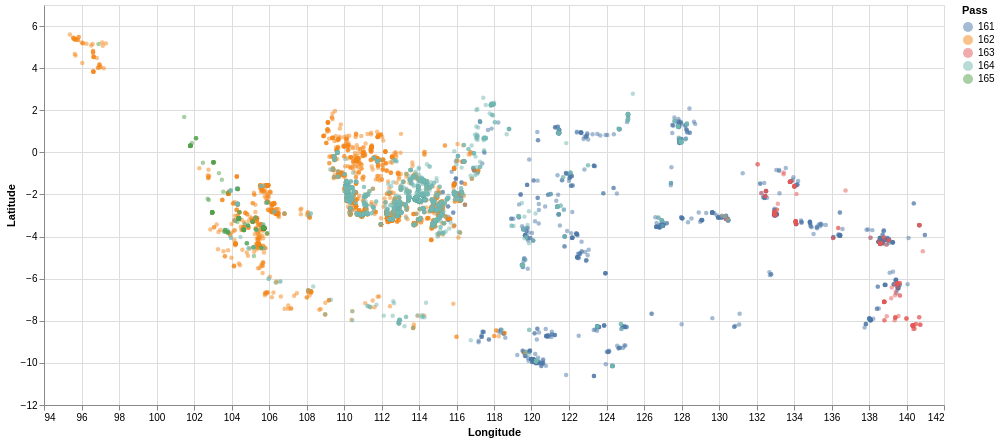

Notebook code cell kept with this figure:
### Code cell
import altair as alt

alt.data_transformers.disable_max_rows()
selected_date = "2026-08-26"

plot_df = (
    firms_with_pass
    .filter(pl.col("acq_date") == selected_date)
    .select(
        "longitude",
        "latitude",
        "pass_id",
        "acquired_at_utc",
        "province",
    )
    .to_pandas()
)

alt.Chart(plot_df).mark_circle(
    size=20,
    opacity=0.5,
).encode(
    x=alt.X(
        "longitude:Q",
        title="Longitude",
        scale=alt.Scale(domain=[94, 142]),
    ),
    y=alt.Y(
        "latitude:Q",
        title="Latitude",
        scale=alt.Scale(domain=[-12, 7]),
    ),
    color=alt.Color(
        "pass_id:N",
        title="Pass",
    ),
    tooltip=[
        "pass_id:N",
        "acquired_at_utc:T",
        "province:N",
        "longitude:Q",
        "latitude:Q",
    ],
).properties(
    width=900,
    height=400,
)

### Figure 1 — Vega-Lite specification as saved in the notebook (floating-point values rounded to 4 significant figures; data arrays with more than 128 entries replaced by an {"elided": "..."} marker saying what was removed)
{"config": {"view": {"continuousWidth": 300, "continuousHeight": 300}}, "data": {"name": "data-67079a1fa19be2eb272819cc62164b35"}, "mark": {"type": "circle", "opacity": 0.5, "size": 20}, "encoding": {"color": {"field": "pass_id", "title": "Pass", "type": "nominal"}, "tooltip": [{"field": "pass_id", "type": "nominal"}, {"field": "acquired_at_utc", "type": "temporal"}, {"field": "province", "type": "nominal"}, {"field": "longitude", "type": "quantitative"}, {"field": "latitude", "type": "quantitative"}], "x": {"field": "longitude", "scale": {"domain": [94, 142]}, "title": "Longitude", "type": "quantitative"}, "y": {"field": "latitude", "scale": {"domain": [-12, 7]}, "title": "Latitude", "type": "quantitative"}}, "height": 400, "width": 900, "$schema": "https://vega.github.io/schema/vega-lite/v6.4.1.json", "datasets": {"data-67079a1fa19be2eb272819cc62164b35": {"elided": "5614 records"}}}
